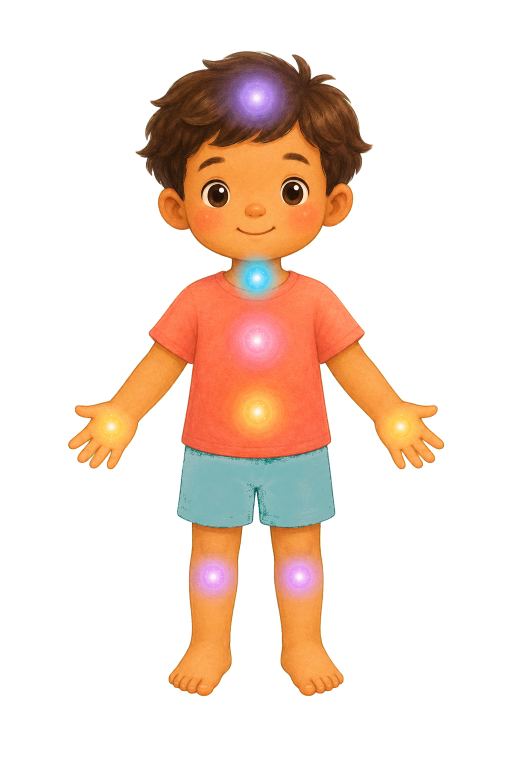
#> input picture assets/transparent/body-map.png, 1024 x 1536 px (shown at 1/2 size)
$ python calc_regions_v4.py
#> lines starting #> are read from the running program, lines starting #| are printed output that depends on the picture
"""
Fix hands position — they sit at the sides of the body, arms extended.
From the reference image (683x853 display, 1024x1536 actual):

Left hand ellipse:  center ~(108, 470) in ref → scaled
Right hand ellipse: center ~(575, 470) in ref → scaled

Tummy rect: top ~455, bottom ~545 in ref
Hands are at ~430–510 in ref (alongside the tummy vertically, but on the sides)

Key fix: hands labelY should be distinct from tummy labelY.
Tummy label → 900, Hands label → 846 (hands are slightly higher than tummy center)

Also the hands hit area should only cover the side arm areas, not the full width
overlapping the torso.
"""

SX = 1024 / 683
SY = 1536 / 853

def sx(v): return round(v * SX)
def sy(v): return round(v * SY)

# Left hand: ref cx=108, cy=470, rx=40, ry=45
# Right hand: ref cx=575, cy=470, rx=40, ry=45
lh_cx, lh_cy = sx(108), sy(470)
rh_cx, rh_cy = sx(575), sy(470)
rx, ry = sx(40), sy(45)

print(f"Left hand center:  ({lh_cx}, {lh_cy}), rx={rx}, ry={ry}")
print(f"Right hand center: ({rh_cx}, {rh_cy}), rx={rx}, ry={ry}")

# Hit areas: two separate side strips, not overlapping torso center
# Left strip: x 90–240, Right strip: x 760–910, y covers hand area
lh_hit = (sx(70), sy(425), sx(175), sy(520))   # left: x0,y0,x1,y1
rh_hit = (sx(508), sy(425), sx(615), sy(520))  # right

print(f"\nLeft hit:  x={lh_hit[0]} y={lh_hit[1]} w={lh_hit[2]-lh_hit[0]} h={lh_hit[3]-lh_hit[1]}")
print(f"Right hit: x={rh_hit[0]} y={rh_hit[1]} w={rh_hit[2]-rh_hit[0]} h={rh_hit[3]-rh_hit[1]}")

# Combined hit area spanning both hands (full width, side areas only)
# Use full width but keep y tight to hand level only
hit_x = sx(70)
hit_y = sy(425)
hit_w = rh_hit[2] - sx(70)
hit_h = sy(95)
print(f"\nCombined hit: x={hit_x} y={hit_y} w={hit_w} h={hit_h}")

# Label: to the right, at hand vertical center
label_y = (lh_cy + rh_cy) // 2
print(f"Label Y: {label_y}")

# Debug image
from PIL import Image, ImageDraw

img = Image.open("../assets/transparent/body-map.png").convert("RGBA")
#> img is the input picture: PIL image 1024x1536 RGBA; mean R, G, B, A 50.6, 32.7, 21.4, 63.7
bg = Image.new("RGBA", img.size, (0,0,0,255))
bg.paste(img, mask=img)
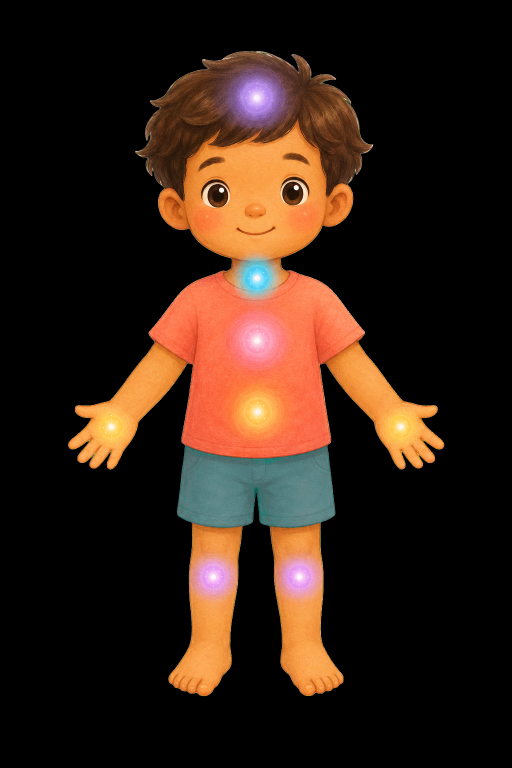
#> bg: PIL image 1024x1536 RGBA (shown at 1/2 size); mean R, G, B, A 49.8, 31.1, 19.9, 253.4; transparent parts drawn white
draw = ImageDraw.Draw(bg, "RGBA")

# Draw existing regions
draw.rectangle([292,99,735,315], outline=(255,60,60,200), width=6)   # head
draw.rectangle([382,459,637,567], outline=(255,60,60,200), width=6)  # throat
draw.rectangle([277,567,750,819], outline=(255,60,60,200), width=6)  # chest
draw.rectangle([292,819,735,981], outline=(255,60,60,200), width=6)  # tummy
draw.rectangle([292,1116,735,1260], outline=(255,60,60,200), width=6) # knees

# Draw hands
draw.ellipse([lh_cx-rx, lh_cy-ry, lh_cx+rx, lh_cy+ry], outline=(60,255,60,200), width=6)
draw.ellipse([rh_cx-rx, rh_cy-ry, rh_cx+rx, rh_cy+ry], outline=(60,255,60,200), width=6)

# Draw label dots at x=795
for ly in [207, 513, 693, 900, label_y, 1188]:
    draw.ellipse([785,ly-12,807,ly+12], fill=(255,255,0,200))

bg.save("../assets/body_map_debug_v4.png")
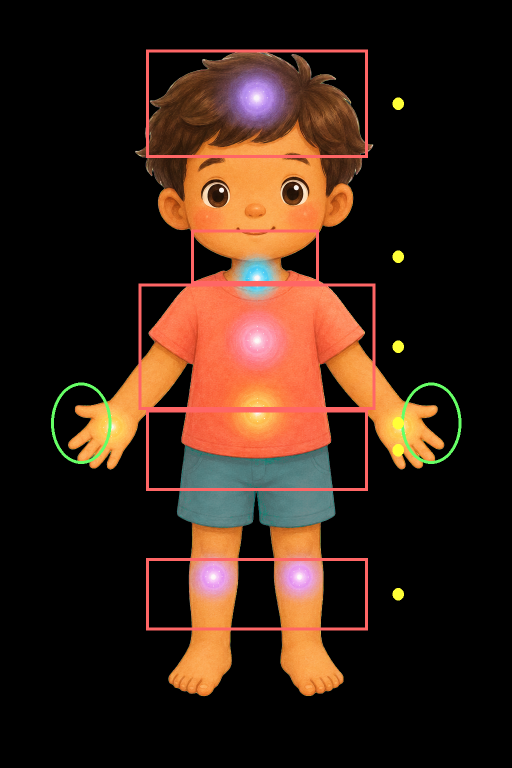
#> saved as body_map_debug_v4.png: PIL image 1024x1536 RGBA (shown at 1/2 size); mean R, G, B, A 53.5, 32, 20.3, 252; transparent parts drawn white
print("\nDebug → assets/body_map_debug_v4.png")

$ run again, with assets/transparent/calm-balloon-belly-breath.png copied over assets/transparent/body-map.png
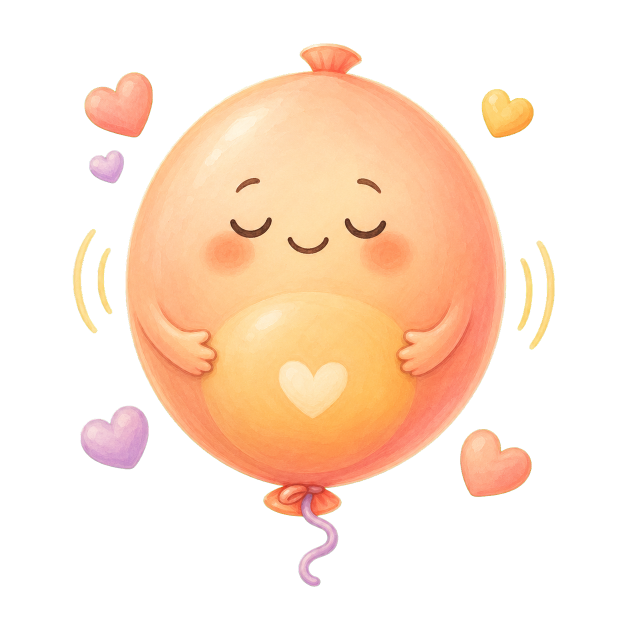
#> input picture assets/transparent/calm-balloon-belly-breath.png, 1254 x 1254 px (shown at 1/2 size)
#> img is the input picture: PIL image 1254x1254 RGBA; mean R, G, B, A 91.4, 68.1, 50.2, 92.9
#> `bg.paste(img, mask=img)`:
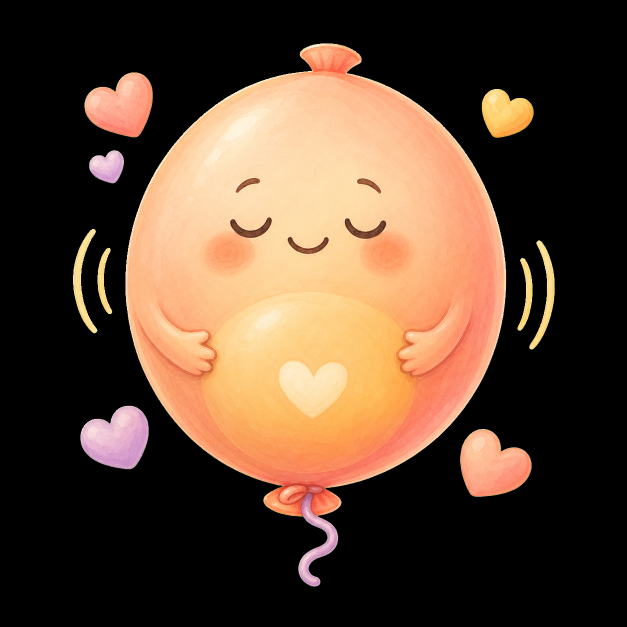
#> bg: PIL image 1254x1254 RGBA (shown at 1/2 size); mean R, G, B, A 91.1, 67.8, 50, 254.9; transparent parts drawn white
#> `bg.save("../assets/body_map_debug_v4.png")`:
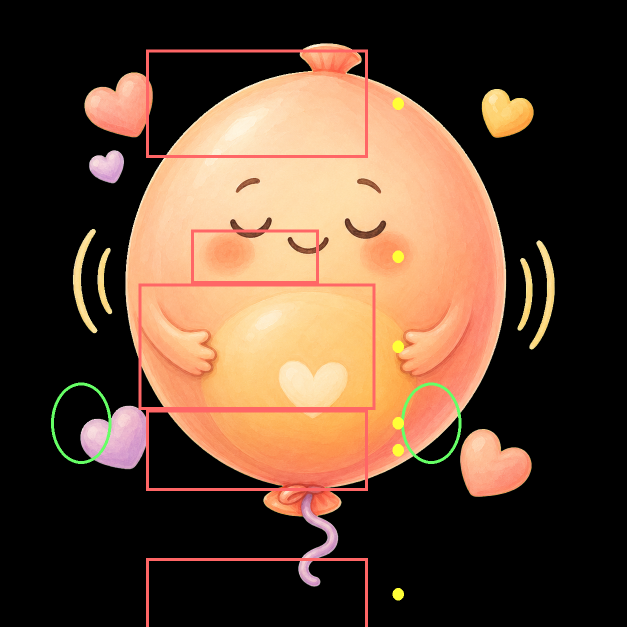
#> saved as body_map_debug_v4.png: PIL image 1254x1254 RGBA (shown at 1/2 size); mean R, G, B, A 93, 67.4, 49.3, 253.5; transparent parts drawn white

$ run again, with assets/transparent/calm-cuddle.png copied over assets/transparent/body-map.png
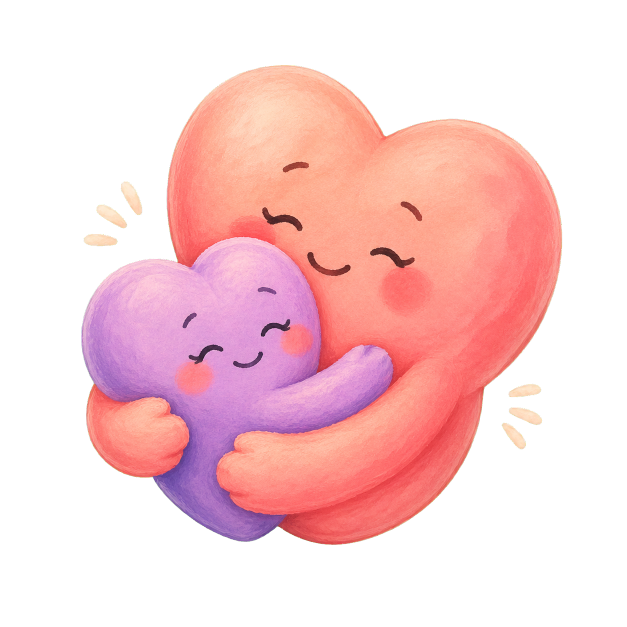
#> input picture assets/transparent/calm-cuddle.png, 1254 x 1254 px (shown at 1/2 size)
#> img is the input picture: PIL image 1254x1254 RGBA; mean R, G, B, A 100.9, 62.5, 65.1, 107.7
#> `bg.paste(img, mask=img)`:
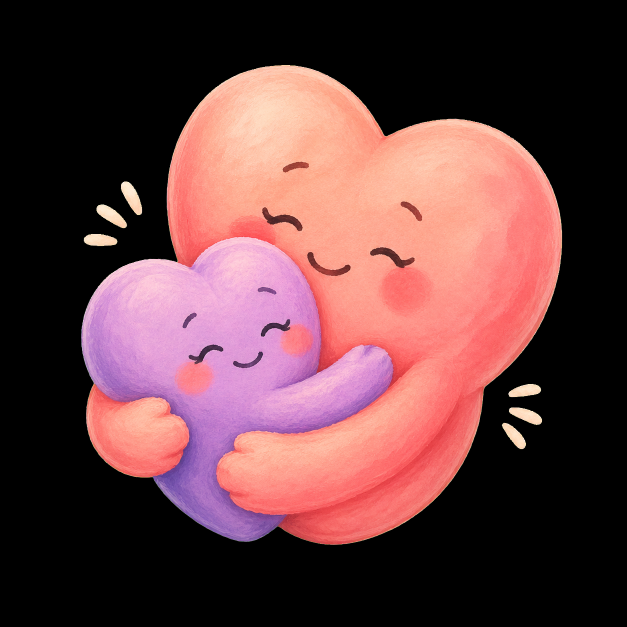
#> bg: PIL image 1254x1254 RGBA (shown at 1/2 size); mean R, G, B, A 100.7, 62.3, 65, 254.9; transparent parts drawn white
#> `bg.save("../assets/body_map_debug_v4.png")`:
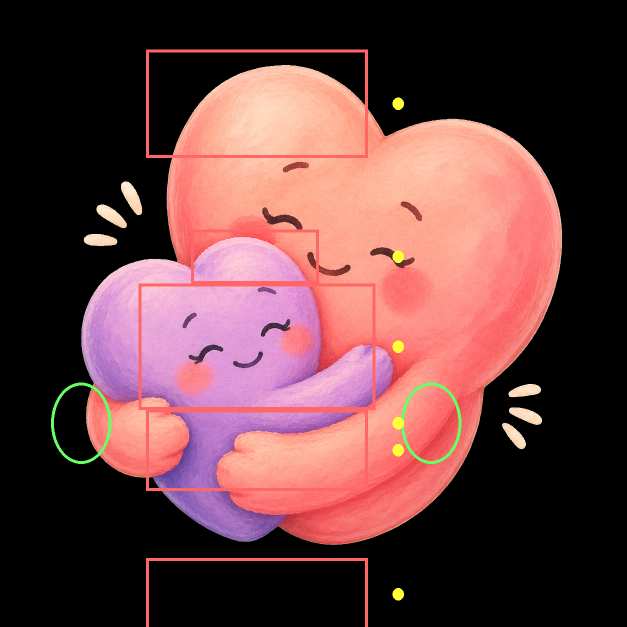
#> saved as body_map_debug_v4.png: PIL image 1254x1254 RGBA (shown at 1/2 size); mean R, G, B, A 102.4, 62.3, 63.6, 253.6; transparent parts drawn white
